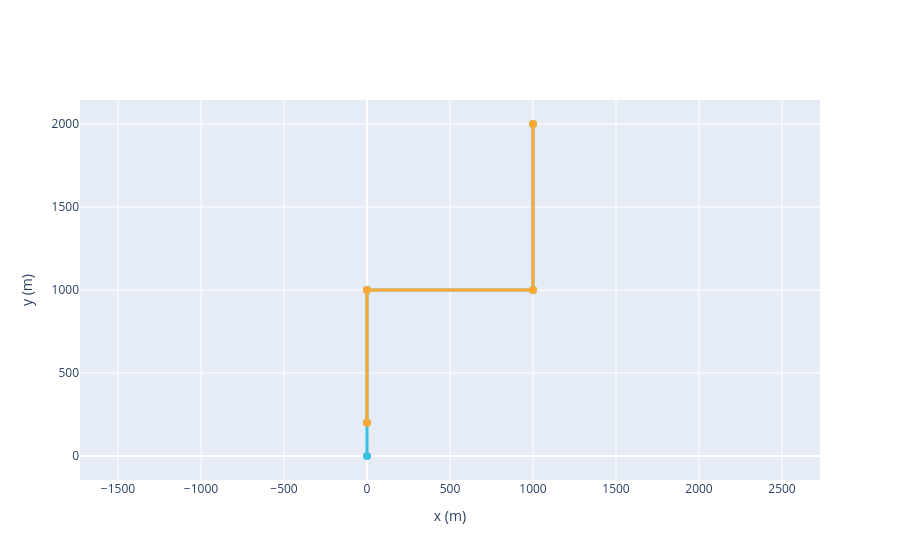

The notebook cell saved with this chart:
### Markdown cell above
Visualizando a geometria:

### Code cell
caso_base_vgl.plotar_geometria()

### Figure 1 — Plotly figure (JSON) as saved in the notebook; plotly's stock layout.template omitted (floating-point values rounded to 4 significant figures)
{"data": [{"hoverinfo": "text", "hovertext": ["ID: 3<br>Rótulo: Poço - Trecho sem acoplamento<br>idCorte: 2<br>Acoplamento Térmico: N/A", "ID: 0<br>Rótulo: Poço<br>idCorte: 0<br>Acoplamento Térmico: 1", "ID: 1<br>Rótulo: Flowline<br>idCorte: 1<br>Acoplamento Térmico: N/A", "ID: 2<br>Rótulo: Riser<br>idCorte: 1<br>Acoplamento Térmico: N/A"], "line": {"color": "#39C0E0", "width": 3}, "marker": {"color": "#39C0E0", "size": 8}, "mode": "lines+markers", "type": "scatter", "x": [0, 0, 0, 1000, 1000], "y": [0, 200, 1000, 1000, 2000]}, {"hoverinfo": "text", "hovertext": ["ID: 0<br>Rótulo: Riser [SERVIÇO]<br>idCorte: 2<br>Acoplamento Térmico: 0", "ID: 1<br>Rótulo: Flowline [SERVIÇO]<br>idCorte: 2<br>Acoplamento Térmico: 0", "ID: 2<br>Rótulo: Anular do Poço [SERVIÇO]<br>idCorte: 3<br>Acoplamento Térmico: 1"], "line": {"color": "#FFA933", "width": 3}, "marker": {"color": "#FFA933", "size": 8}, "mode": "lines+markers", "type": "scatter", "x": [1000, 1000.0, -1.137e-13, -1.627e-13], "y": [2000, 1000, 1000, 200]}], "layout": {"showlegend": false, "xaxis": {"scaleanchor": "y", "title": {"text": "x (m)"}}, "yaxis": {"scaleanchor": "x", "title": {"text": "y (m)"}}}}
